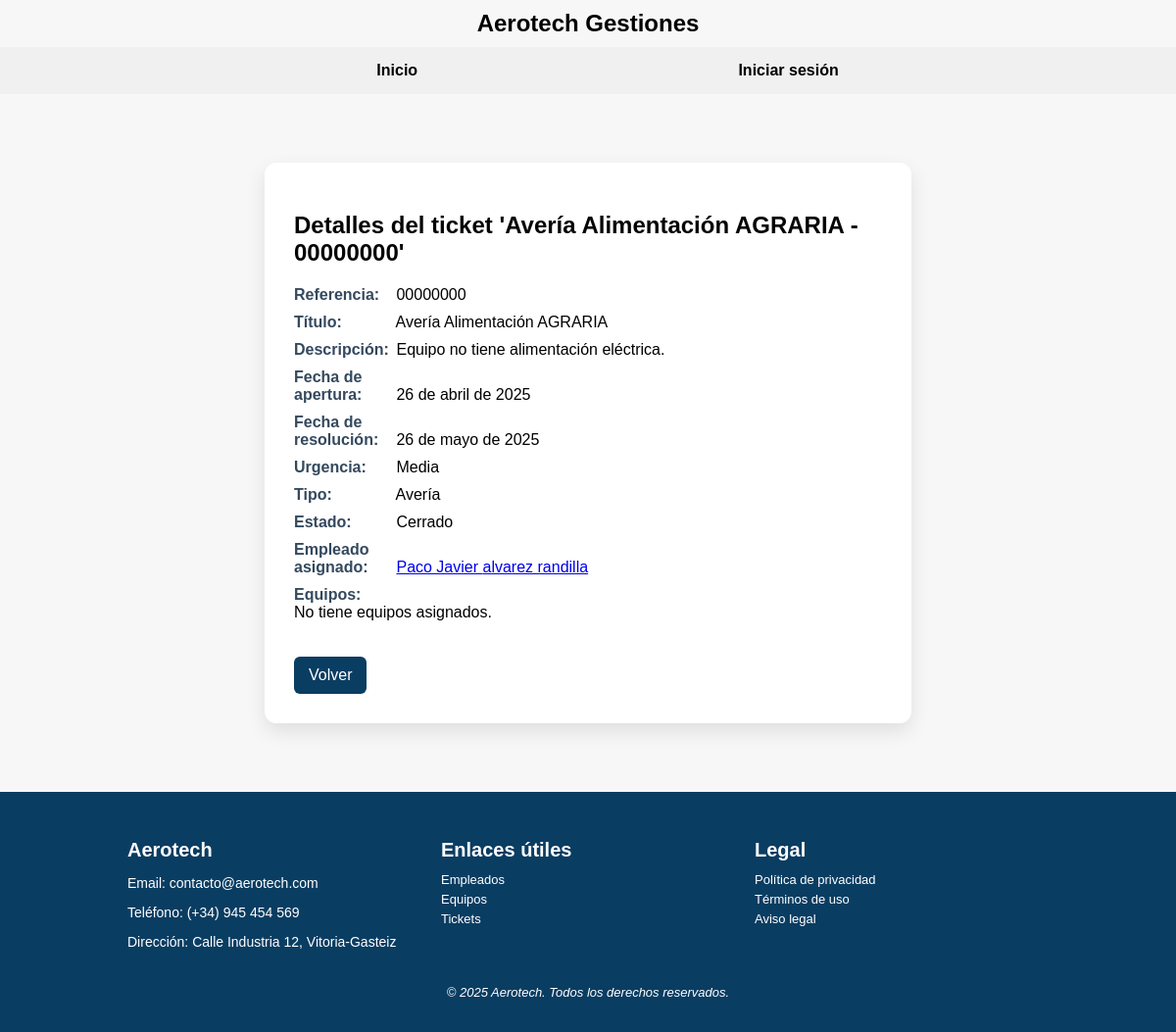
The page /Aerotech/tickets/1/ on the database its author committed.
### Aerotech/models.py (models this page shows, shortened)
class Ticket(models.Model):
    URGENCIA = [
        ('alta', 'Alta'),
        ('media', 'Media'),
        ('baja', 'Baja')
        ]
    TIPO = [
        ('averia', 'Avería'),
        ('mejora', 'Mejora'),
        ('mantenimiento', 'Mantenimiento')
    ]
    ESTADO = [
        ('abierto', 'Abierto'),
        ('cerrado', 'Cerrado')
    ]
    referencia = models.CharField(max_length=100, unique=True)
    titulo = models.CharField(max_length=200)
    descripcion = models.TextField()
    fecha_apertura = models.DateField(auto_now_add=True)
    fecha_resolucion = models.DateField(null=True, blank=True)
    urgencia = models.CharField(max_length=10, choices=URGENCIA)
    tipo = models.CharField(max_length=15, choices=TIPO)
    estado = models.CharField(max_length=10, choices=ESTADO)
    empleado = models.ForeignKey(Empleado, on_delete=models.SET_NULL, null=True)
    equipos = models.ManyToManyField(Equipo)

class Empleado(models.Model):
    DEPARTAMENTOS = [
        ('Dirección', 'Dirección'),
        ('Mantenimiento', 'Mantenimiento'),
        ('Logística', 'Logística'),
    ]
    dni = models.CharField(max_length=9, unique=True)
    nombre = models.CharField(max_length=100)
    apellidos = models.CharField(max_length=150)
    email = models.EmailField()
    telefono = models.CharField(max_length=15)
    username = models.CharField(max_length=150, unique=True, null=True, blank=True)
    departamento = models.CharField(max_length=50, choices=DEPARTAMENTOS)
    password = models.CharField(max_length=100, default="")   # PRUEBA PARA VER SI FUNCIONA EL LOGGER y pss VACIA

### Aerotech/views.py (the view)
# urls.py: path('tickets/<int:pk>/', views.DetalleTicket.as_view(), name='detalle-ticket'),
class DetalleTicket(DetailView):
    model = Ticket
    template_name = 'detalles_ticket.html'
    context_object_name = 'ticket'

### Aerotech/templates/detalles_ticket.html (shortened to what this page needs)
{% extends 'Base.html' %}
{% block content %}
<div class="card">
    <h2>Detalles del ticket '{{ ticket.titulo }} - {{ ticket.referencia }}'</h2>
    <ul>
        <li><strong>Referencia:</strong> {{ ticket.referencia }}</li>
        <li><strong>Título:</strong> {{ ticket.titulo }}</li>
        <li><strong>Descripción:</strong> {{ ticket.descripcion }}</li>
        <li><strong>Fecha de apertura:</strong> {{ ticket.fecha_apertura }}</li>
        <li><strong>Fecha de resolución:</strong> {{ ticket.fecha_resolucion|default:"Pendiente" }}</li>
        <li><strong>Urgencia:</strong> {{ ticket.get_urgencia_display }}</li>
        <li><strong>Tipo:</strong> {{ ticket.get_tipo_display }}</li>
        <li><strong>Estado:</strong> {{ ticket.get_estado_display }}</li>
        <li><strong>Empleado asignado:</strong>
            {% if ticket.empleado %}
            <a href="{% url 'detalles-empleado' ticket.empleado.id %}">
                {{ ticket.empleado.nombre }} {{ ticket.empleado.apellidos }}
            </a>
            {% else %}
            No asignado
            {% endif %}
        </li>
        <li><strong>Equipos:</strong>
            <ul>
                {% for equipo in empleado.equipos_asignados.all %}
                <li>
                    <a href="{% url 'detalles-equipo' equipo.id %}">
                        {{ equipo.modelo }} - {{ equipo.numero_serie }}
                    </a>
                </li>
                {% empty %}
                <li>No tiene equipos asignados.</li>
                {% endfor %}
            </ul>
        </li>
    </ul>
    <a class="btn" href="{% url 'lista-tickets' %}">Volver</a>
</div>
{% endblock %}

### static/css/estilos.css (style rules this page uses)
html, body { height: 100%; padding: 0; display: flex; flex-direction: column; font-family: Arial, sans-serif; margin: 0px; background-color: #f7f7f7; }
.card { background-color: #ffffff; max-width: 600px; margin: 40px auto; padding: 30px; border-radius: 12px; box-shadow: 0 8px 20px rgba(0, 0, 0, 0.1); }
.card h2 { font-size: 24px; color: #050505; margin-bottom: 20px; }
.card ul { list-style: none; padding: 0; }
.card li { margin-bottom: 10px; font-size: 16px; }
.card li strong { width: 100px; display: inline-block; color: #34495e; }
.btn { display: inline-block; margin-top: 20px; padding: 10px 15px; background-color: #0a3d62; color: white; text-decoration: none; border-radius: 6px; transition: background-color 0.3s ease; }

### rows shown on the page
Ticket: titulo "Avería Alimentación AGRARIA", referencia "00000000", descripcion "Equipo no tiene alimentación eléctrica.", fecha_apertura "26 de abril de 2025", fecha_resolucion "26 de mayo de 2025", urgencia "Media", tipo "Avería", estado "Cerrado", empleado.nombre "Paco Javier", empleado.apellidos "alvarez randilla"
